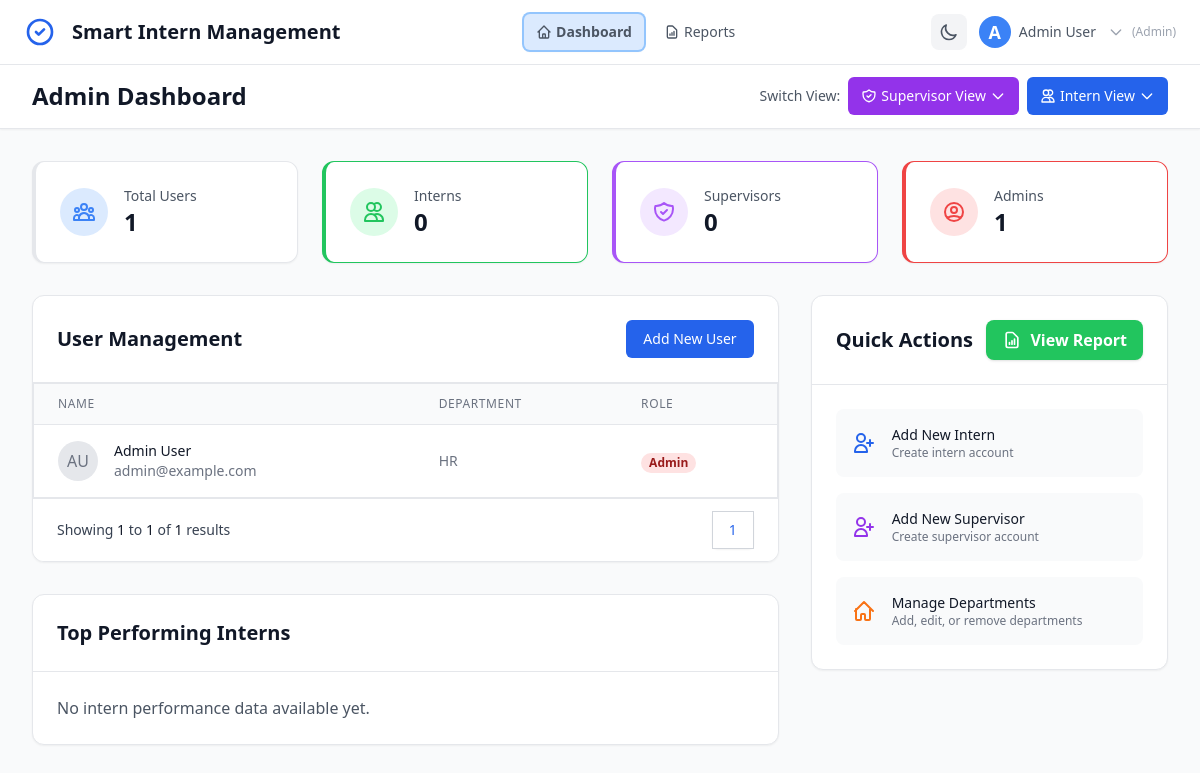
Screenshot of /dashboards/admin_dashboard.php (signed in) with the database file from the repository.
### tables this page shows
CREATE TABLE `users` (
  `id` int(11) NOT NULL AUTO_INCREMENT,
  `username` varchar(50) NOT NULL,
  `password` varchar(255) NOT NULL,
  `email` varchar(100) DEFAULT NULL,
  `first_name` varchar(50) DEFAULT NULL,
  `last_name` varchar(50) DEFAULT NULL,
  `profile_pic` varchar(255) DEFAULT NULL,
  `role` enum('intern','supervisor','admin') NOT NULL,
  `department` varchar(50) DEFAULT NULL,
  `created_at` timestamp NOT NULL DEFAULT current_timestamp(),
  `updated_at` timestamp NOT NULL DEFAULT current_timestamp() ON UPDATE current_timestamp(),
  `department_id` INT DEFAULT NULL,
  CONSTRAINT `fk_users_department` FOREIGN KEY (`department_id`) REFERENCES `departments`(`id`) ON DELETE SET NULL,
  PRIMARY KEY (`id`),
  UNIQUE KEY `username` (`username`),
  UNIQUE KEY `email` (`email`)
);

### dashboards/admin_dashboard.php (the view, shortened to what the rows shown need)
<?php
require_once "../includes/functions.php";
$database = new Database();
$db = $database->getConnection();
$interns = get_users_by_role($db, 'intern');
$supervisors = get_users_by_role($db, 'supervisor');
$admins = get_users_by_role($db, 'admin');
$users = array_merge($interns, $supervisors, $admins);
usort($users, function($a, $b) {
    return strcmp($a['last_name'], $b['last_name']);
});
$users_per_page = 5;
$current_page = isset($_GET['page']) ? (int)$_GET['page'] : 1;
$total_users = count($users);
$total_pages = ceil($total_users / $users_per_page);
$current_page = max(1, min($current_page, $total_pages));
$offset = ($current_page - 1) * $users_per_page;
$paginated_users = array_slice($users, $offset, $users_per_page);
require_once "../includes/header.php";
?>
<div class="min-h-screen bg-gray-50 dark:bg-gray-900 transition-colors duration-300">
    <div class="bg-white dark:bg-gray-800 shadow-sm border-b border-gray-200 dark:border-gray-700">
        <div class="max-w-7xl mx-auto px-4 sm:px-6 lg:px-8">
            <div class="flex justify-between h-16">
                <div class="flex items-center">
                    <h1 class="text-2xl font-bold text-gray-900 dark:text-white">Admin Dashboard</h1>
                </div>
    </div>
        </div>
    </div>
    <div class="max-w-7xl mx-auto px-4 sm:px-6 lg:px-8 py-8">
        <?php if (!isset($_SESSION['admin_current_view']) || $_SESSION['admin_current_view'] === 'admin'): ?>
        <div class="grid grid-cols-1 md:grid-cols-4 gap-6 mb-8">
            <div class="bg-white dark:bg-gray-800 rounded-xl shadow-sm p-6 border-l-4 border-blue-500 dark:border-blue-400 border border-gray-200 dark:border-gray-700 transition-colors duration-300">
                <div class="flex items-center">
                    <div class="ml-4">
                        <h2 class="text-sm font-medium text-gray-600 dark:text-gray-400">Total Users</h2>
    </div>
    </div>
</div>
            <div class="bg-white dark:bg-gray-800 rounded-xl shadow-sm p-6 border-l-4 border-green-500 dark:border-green-400 border border-gray-200 dark:border-gray-700 transition-colors duration-300">
                <div class="flex items-center">
                    <div class="ml-4">
                        <h2 class="text-sm font-medium text-gray-600 dark:text-gray-400">Interns</h2>
                    </div>
    </div>
    </div>
            <div class="bg-white dark:bg-gray-800 rounded-xl shadow-sm p-6 border-l-4 border-purple-500 dark:border-purple-400 border border-gray-200 dark:border-gray-700 transition-colors duration-300">
                                    <div class="flex items-center">
                    <div class="ml-4">
                        <h2 class="text-sm font-medium text-gray-600 dark:text-gray-400">Supervisors</h2>
                                        </div>
                                    </div>
            </div>
            <div class="bg-white dark:bg-gray-800 rounded-xl shadow-sm p-6 border-l-4 border-red-500 dark:border-red-400 border border-gray-200 dark:border-gray-700 transition-colors duration-300">
                <div class="flex items-center">
                    <div class="ml-4">
                        <h2 class="text-sm font-medium text-gray-600 dark:text-gray-400">Admins</h2>
                    </div>
            </div>
    </div>
</div>
        <div class="grid grid-cols-1 lg:grid-cols-3 gap-8">
            <div class="lg:col-span-2 space-y-8">
                <div class="bg-white dark:bg-gray-800 rounded-xl shadow-sm overflow-hidden border border-gray-200 dark:border-gray-700 transition-colors duration-300">
                    <div class="p-6 border-b border-gray-200 dark:border-gray-700">
                        <div class="flex justify-between items-center">
                            <h2 class="text-xl font-semibold text-gray-900 dark:text-white">User Management</h2>
                        </div>
                    </div>
                    <div class="overflow-x-auto">
                        <table class="min-w-full divide-y divide-gray-200 dark:divide-gray-700 border border-gray-200 dark:border-gray-700">
                            <thead class="bg-gray-50 dark:bg-gray-700">
                                <tr>
                                    <th class="px-6 py-3 text-left text-xs font-medium text-gray-500 dark:text-gray-300 uppercase tracking-wider border-b border-gray-200 dark:border-gray-600">Name</th>
                                    <th class="px-6 py-3 text-left text-xs font-medium text-gray-500 dark:text-gray-300 uppercase tracking-wider border-b border-gray-200 dark:border-gray-600">Department</th>
                                    <th class="px-6 py-3 text-left text-xs font-medium text-gray-500 dark:text-gray-300 uppercase tracking-wider border-b border-gray-200 dark:border-gray-600">Role</th>
                                </tr>
                            </thead>
                            <tbody class="bg-white dark:bg-gray-800 divide-y divide-gray-200 dark:divide-gray-700">
                                <?php foreach ($paginated_users as $user): ?>
                                    <tr class="hover:bg-gray-50 dark:hover:bg-gray-700 transition-colors duration-150">
                                        <td class="px-6 py-4 whitespace-nowrap border-b border-gray-200 dark:border-gray-600">
                                            <div class="flex items-center">
                                                <div class="flex-shrink-0 h-10 w-10">
                                                    <div class="h-10 w-10 rounded-full bg-gray-200 dark:bg-gray-600 flex items-center justify-center">
                                                        <span class="text-gray-500 dark:text-gray-300 font-medium">
                                                            <?php echo strtoupper(substr($user['first_name'], 0, 1) . substr($user['last_name'], 0, 1)); ?>
                                                        </span>
                                                    </div>
                                                </div>
                                                <div class="ml-4">
                                                    <div class="text-sm font-medium text-gray-900 dark:text-white">
                                                        <?php echo htmlspecialchars($user['first_name'] . ' ' . $user['last_name']); ?>
                                                    </div>
                                                    <div class="text-sm text-gray-500 dark:text-gray-400">
                                                        <?php echo htmlspecialchars($user['email']); ?>
                                                    </div>
                                                </div>
                                            </div>
                                        </td>
                                        <td class="px-6 py-4 whitespace-nowrap text-sm text-gray-500 dark:text-gray-400 border-b border-gray-200 dark:border-gray-600">
                                            <?php echo htmlspecialchars($user['department']); ?>
                                        </td>
                                        <td class="px-6 py-4 whitespace-nowrap border-b border-gray-200 dark:border-gray-600">
                                            <?php
                                                $role_colors = [
                                                    'intern' => 'bg-blue-100 dark:bg-blue-900 text-blue-800 dark:text-blue-200',
                                                    'supervisor' => 'bg-purple-100 dark:bg-purple-900 text-purple-800 dark:text-purple-200',
                                                    'admin' => 'bg-red-100 dark:bg-red-900 text-red-800 dark:text-red-200'
                                                ];
                                                $role_color = $role_colors[$user['role']] ?? 'bg-gray-100 dark:bg-gray-700 text-gray-800 dark:text-gray-200';
                                            ?>
                                            <span class="px-2 inline-flex text-xs leading-5 font-semibold rounded-full <?php echo $role_color; ?>">
                                                <?php echo ucfirst($user['role']); ?>
                                            </span>
                                        </td>
                                    </tr>
                                <?php endforeach; ?>
                            </tbody>
                        </table>
                    </div>
                </div>
                <div class="bg-white dark:bg-gray-800 rounded-xl shadow-sm overflow-hidden border border-gray-200 dark:border-gray-700 transition-colors duration-300">
                    <div class="p-6 border-b border-gray-200 dark:border-gray-700">
                        <h2 class="text-xl font-semibold text-gray-900 dark:text-white">Top Performing Interns</h2>
                    </div>
                </div>
            </div>
            <div class="space-y-8">
                <div class="bg-white dark:bg-gray-800 rounded-xl shadow-sm overflow-hidden border border-gray-200 dark:border-gray-700 transition-colors duration-300">
                    <div class="p-6 border-b border-gray-200 dark:border-gray-700 flex items-center justify-between">
                        <h2 class="text-xl font-semibold text-gray-900 dark:text-white">Quick Actions</h2>
                    </div>
                </div>
            </div>
        </div>
        <?php endif; ?>
    </div>
</div>
<?php
require_once "../includes/footer.php";
?>

### rows the page displays
users: first_name+last_name "AU", first_name+last_name "Admin User", email "admin@example.com", department "HR", role "Admin"

### other values shown
$display_user_initial "A"
$display_user_name "Admin User"
$display_role "Admin"
$total_users "1"
$total_interns "0"
$total_supervisors "0"
$total_admins "1"
$offset + 1 "1"
min($offset + $users_per_page, $total_users) "1"
